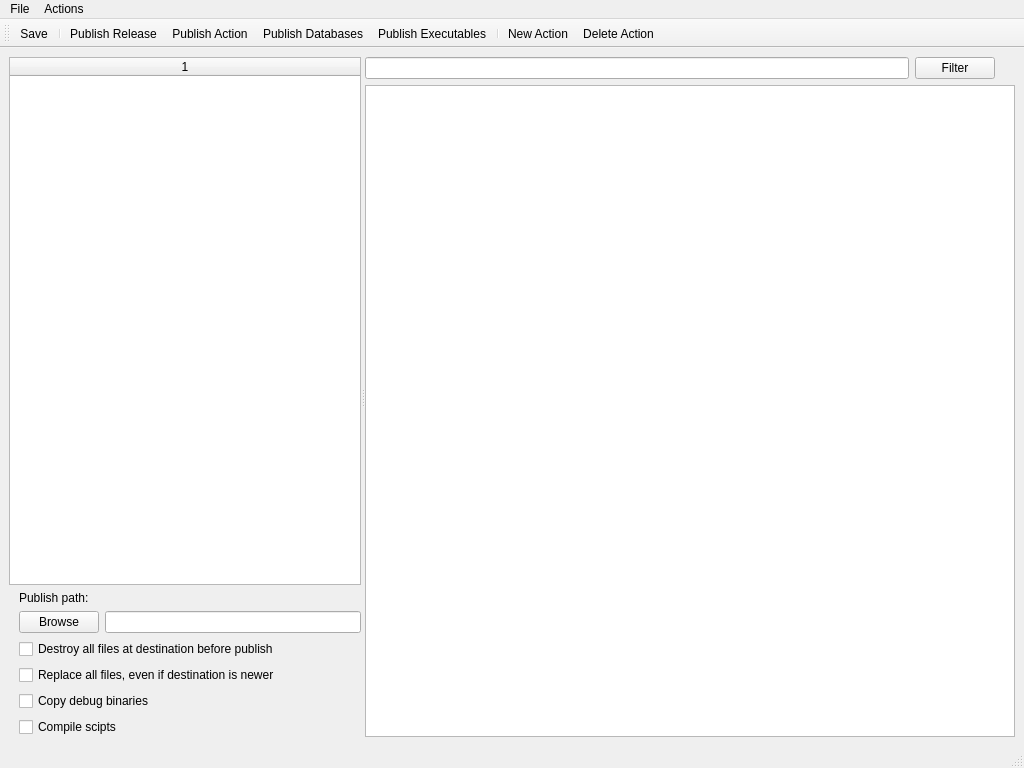
<?xml version="1.0" encoding="UTF-8"?>
<ui version="4.0">
 <class>ReleaseManager</class>
 <widget class="QMainWindow" name="ReleaseManager">
  <property name="geometry">
   <rect>
    <x>0</x>
    <y>0</y>
    <width>1024</width>
    <height>768</height>
   </rect>
  </property>
  <property name="windowTitle">
   <string>Release Manager</string>
  </property>
  <widget class="QWidget" name="centralwidget">
   <layout class="QVBoxLayout" name="verticalLayout">
    <item>
     <widget class="QSplitter" name="splitter">
      <property name="orientation">
       <enum>Qt::Horizontal</enum>
      </property>
      <widget class="QSplitter" name="splitter_2">
       <property name="sizePolicy">
        <sizepolicy hsizetype="Minimum" vsizetype="Maximum">
         <horstretch>0</horstretch>
         <verstretch>0</verstretch>
        </sizepolicy>
       </property>
       <property name="minimumSize">
        <size>
         <width>200</width>
         <height>0</height>
        </size>
       </property>
       <property name="orientation">
        <enum>Qt::Vertical</enum>
       </property>
       <widget class="QWidget" name="verticalLayoutWidget_1">
        <layout class="QVBoxLayout" name="verticalLayout_1">
         <item>
          <widget class="QTableWidget" name="tableWidget">
           <property name="sizePolicy">
            <sizepolicy hsizetype="Minimum" vsizetype="Expanding">
             <horstretch>0</horstretch>
             <verstretch>0</verstretch>
            </sizepolicy>
           </property>
           <property name="minimumSize">
            <size>
             <width>200</width>
             <height>200</height>
            </size>
           </property>
           <property name="selectionMode">
            <enum>QAbstractItemView::SingleSelection</enum>
           </property>
           <property name="selectionBehavior">
            <enum>QAbstractItemView::SelectRows</enum>
           </property>
           <property name="columnCount">
            <number>1</number>
           </property>
           <attribute name="horizontalHeaderStretchLastSection">
            <bool>true</bool>
           </attribute>
           <attribute name="verticalHeaderVisible">
            <bool>true</bool>
           </attribute>
           <column/>
          </widget>
         </item>
         <item>
          <layout class="QVBoxLayout" name="verticalLayout_4">
           <property name="leftMargin">
            <number>10</number>
           </property>
           <item>
            <widget class="QLabel" name="label">
             <property name="text">
              <string>Publish path:</string>
             </property>
            </widget>
           </item>
           <item>
            <layout class="QHBoxLayout" name="horizontalLayout">
             <item>
              <widget class="QPushButton" name="pushButton">
               <property name="text">
                <string>Browse</string>
               </property>
              </widget>
             </item>
             <item>
              <widget class="QLineEdit" name="lineEdit"/>
             </item>
            </layout>
           </item>
           <item>
            <widget class="QCheckBox" name="checkBox">
             <property name="text">
              <string>Destroy all files at destination before publish</string>
             </property>
            </widget>
           </item>
           <item>
            <widget class="QCheckBox" name="checkBox_2">
             <property name="text">
              <string>Replace all files, even if destination is newer</string>
             </property>
            </widget>
           </item>
           <item>
            <widget class="QCheckBox" name="checkBox_3">
             <property name="text">
              <string>Copy debug binaries</string>
             </property>
            </widget>
           </item>
           <item>
            <widget class="QCheckBox" name="checkBox_4">
             <property name="text">
              <string>Compile scipts</string>
             </property>
            </widget>
           </item>
          </layout>
         </item>
        </layout>
       </widget>
      </widget>
      <widget class="QWidget" name="verticalLayoutWidget_3">
       <layout class="QVBoxLayout" name="verticalLayout_3">
        <item>
         <layout class="QVBoxLayout" name="verticalLayout_2">
          <item>
           <layout class="QHBoxLayout" name="horizontalLayout_Filter">
            <item>
             <widget class="QLineEdit" name="lineEdit_Filter"/>
            </item>
            <item>
             <widget class="QPushButton" name="pushButton_Filter">
              <property name="text">
               <string>Filter</string>
              </property>
             </widget>
            </item>
            <item>
             <spacer name="horizontalSpacer_2">
              <property name="orientation">
               <enum>Qt::Horizontal</enum>
              </property>
              <property name="sizeType">
               <enum>QSizePolicy::Minimum</enum>
              </property>
              <property name="sizeHint" stdset="0">
               <size>
                <width>20</width>
                <height>20</height>
               </size>
              </property>
             </spacer>
            </item>
           </layout>
          </item>
          <item>
           <widget class="QTreeView" name="treeView">
            <property name="sizePolicy">
             <sizepolicy hsizetype="Expanding" vsizetype="Expanding">
              <horstretch>0</horstretch>
              <verstretch>0</verstretch>
             </sizepolicy>
            </property>
            <property name="minimumSize">
             <size>
              <width>500</width>
              <height>0</height>
             </size>
            </property>
           </widget>
          </item>
         </layout>
        </item>
       </layout>
      </widget>
     </widget>
    </item>
   </layout>
  </widget>
  <widget class="QMenuBar" name="menubar">
   <property name="geometry">
    <rect>
     <x>0</x>
     <y>0</y>
     <width>1024</width>
     <height>26</height>
    </rect>
   </property>
   <widget class="QMenu" name="menuFile">
    <property name="title">
     <string>File</string>
    </property>
    <addaction name="actionSave"/>
    <addaction name="separator"/>
    <addaction name="actionPublish_Release"/>
    <addaction name="actionPublish_Action"/>
    <addaction name="actionPublish_Databases"/>
    <addaction name="actionPublish_Executables"/>
    <addaction name="actionClose"/>
   </widget>
   <widget class="QMenu" name="menuAction">
    <property name="title">
     <string>Actions</string>
    </property>
    <addaction name="actionNew_Action"/>
    <addaction name="actionDelete_Action"/>
   </widget>
   <addaction name="menuFile"/>
   <addaction name="menuAction"/>
  </widget>
  <widget class="QStatusBar" name="statusbar"/>
  <widget class="QToolBar" name="toolBar">
   <property name="windowTitle">
    <string>toolBar</string>
   </property>
   <attribute name="toolBarArea">
    <enum>TopToolBarArea</enum>
   </attribute>
   <attribute name="toolBarBreak">
    <bool>false</bool>
   </attribute>
   <addaction name="actionSave"/>
   <addaction name="separator"/>
   <addaction name="actionPublish_Release"/>
   <addaction name="actionPublish_Action"/>
   <addaction name="actionPublish_Databases"/>
   <addaction name="actionPublish_Executables"/>
   <addaction name="separator"/>
   <addaction name="actionNew_Action"/>
   <addaction name="actionDelete_Action"/>
  </widget>
  <action name="actionSave">
   <property name="text">
    <string>Save</string>
   </property>
   <property name="toolTip">
    <string>Save changes</string>
   </property>
  </action>
  <action name="actionClose">
   <property name="text">
    <string>Close</string>
   </property>
  </action>
  <action name="actionNew_Action">
   <property name="text">
    <string>New Action</string>
   </property>
   <property name="toolTip">
    <string>Add new action</string>
   </property>
  </action>
  <action name="actionDelete_Action">
   <property name="text">
    <string>Delete Action</string>
   </property>
   <property name="toolTip">
    <string>Delete selected action</string>
   </property>
  </action>
  <action name="actionPublish_Release">
   <property name="text">
    <string>Publish Release</string>
   </property>
   <property name="toolTip">
    <string>Publish all action items, executables, and databases</string>
   </property>
  </action>
  <action name="actionPublish_Action">
   <property name="text">
    <string>Publish Action</string>
   </property>
   <property name="toolTip">
    <string>Publish selected action</string>
   </property>
  </action>
  <action name="actionPublish_Executables">
   <property name="text">
    <string>Publish Executables</string>
   </property>
   <property name="toolTip">
    <string>Publish the client and server executables</string>
   </property>
  </action>
  <action name="actionPublish_Databases">
   <property name="text">
    <string>Publish Databases</string>
   </property>
   <property name="toolTip">
    <string>Builds and publishes databases</string>
   </property>
  </action>
 </widget>
 <resources/>
 <connections>
  <connection>
   <sender>actionClose</sender>
   <signal>triggered()</signal>
   <receiver>ReleaseManager</receiver>
   <slot>close()</slot>
   <hints>
    <hint type="sourcelabel">
     <x>-1</x>
     <y>-1</y>
    </hint>
    <hint type="destinationlabel">
     <x>399</x>
     <y>299</y>
    </hint>
   </hints>
  </connection>
 </connections>
</ui>
